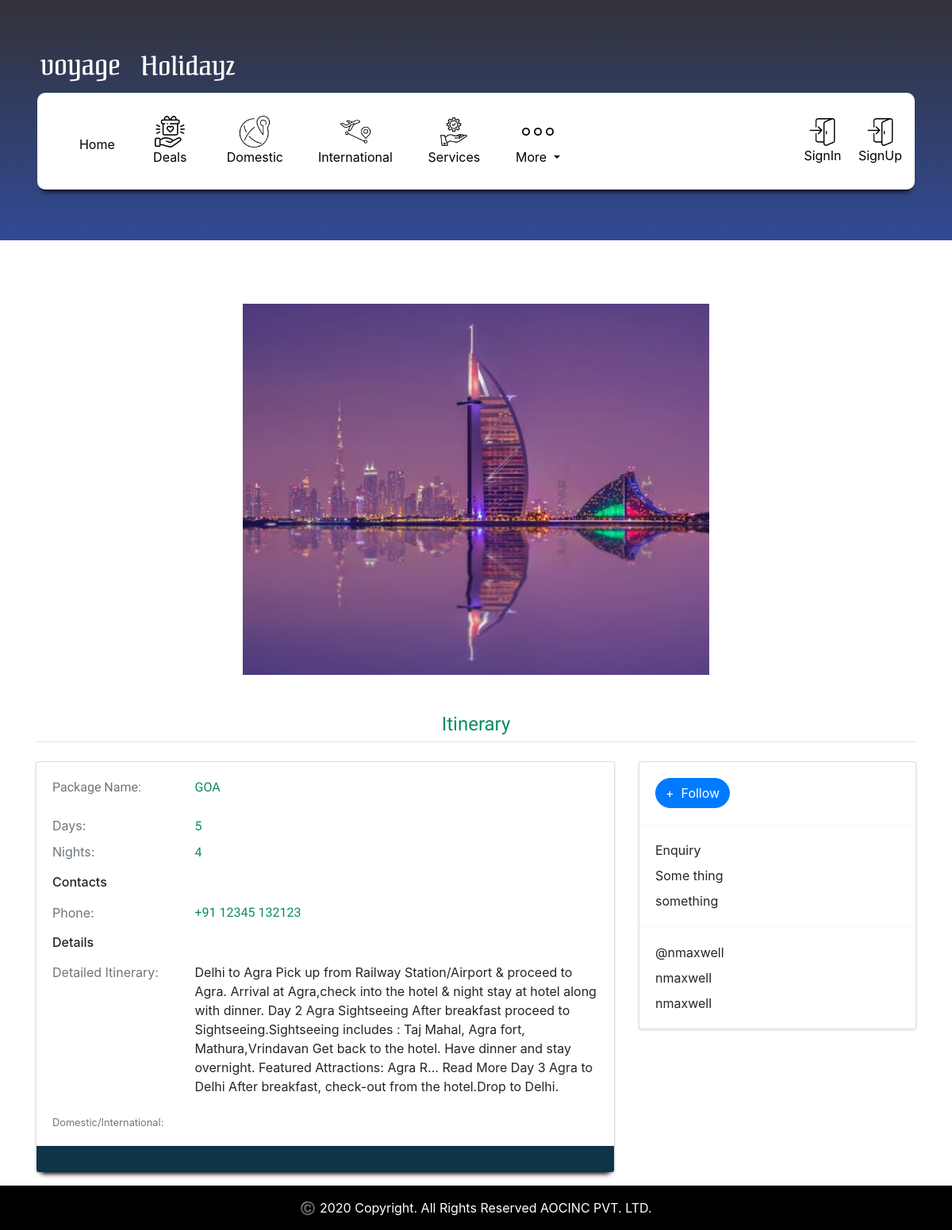
The page /All_Holidays_Package_Detail/3/ on the database its author committed.
### Holidays/models.py (models this page shows, shortened)
class Holidays_Packages_Upload(models.Model):
    Trip_Name           = models.CharField(max_length=255, blank=False)
    Days                = models.PositiveIntegerField()
    Nights              = models.PositiveIntegerField()
    Datailed_Itinerary  = models.TextField()
    Location_Image      = models.FileField(upload_to='media/HolidayPackage_Images/')
    Package             = models.CharField(max_length=59, choices = package_choice, default = '')
    uploaded_at         = models.DateTimeField(auto_now_add=True)

### Holidays/views.py (the view)
# urls.py: path('All_Holidays_Package_Detail/<int:id>/', views.All_Holidays_Package_Detail, name = 'All_Holidays_Package_Detail'),
def All_Holidays_Package_Detail(request, id = None):
    All_Holidays_Package_Data = get_object_or_404(Holidays_Packages_Upload, id = id)
    package  = All_Holidays_Package_Data.Package
    context = {
        'All_Holidays_Package_Data':All_Holidays_Package_Data,
    }
    template = 'Holidays/All_Holidays_Package_Detial.html'
    return render(request,template,context)

### Holidays/templates/Holidays/All_Holidays_Package_Detial.html (shortened to what this page needs)
<!DOCTYPE html>
{% extends 'Voyage_LandingApp/base.html' %}
{% load static %}
{% load crispy_forms_tags %}
{% block content %}
<div class="layout-content">
    <div class="container flex-grow-1 container-p-y">
      <div class="container-m-nx container-m-ny theme-bg-white mb-4">
        <div class="media col-md-10 col-lg-8 col-xl-7 py-5 mx-auto">
          <img src="{{ All_Holidays_Package_Data.Location_Image.url }}" alt="" class=" col-md-12">
        </div>
        <h4 class="text-center trip-title"> Itinerary</h4>
        <hr class="m-0">
      </div>
      <div class="row">
        <div class="col">
          <div class="card mb-4">
            <div class="card-body">
              <div class="row mb-2">
                <div class="col-md-3 text-muted trip-title">Package Name:</div>
                <div class="col-md-9">
                 <p class="trip-title"> {{All_Holidays_Package_Data.Trip_Name | upper }} </p>
                </div>
              </div>
              <div class="row mb-2">
                <div class="col-md-3 text-muted">Days:</div>
                <div class="col-md-9">
                  <a href="javascript:void(0)" class=" trip-title">{{ All_Holidays_Package_Data.Days }}</a>
                </div>
              </div>
              <div class="row mb-2">
                <div class="col-md-3 text-muted">Nights:</div>
                <div class="col-md-9">
                  <a href="javascript:void(0)" class="trip-title">{{ All_Holidays_Package_Data.Nights}}</a>
                </div>
              </div>
              <h6 class="my-3">Contacts</h6>
              <div class="row mb-2">
                <div class="col-md-3 text-muted">Phone:</div>
                <div class="col-md-9 trip-title">
                  +91 12345 132123
                </div>
              </div>
              <h6 class="my-3">Details</h6>
              <div class="row mb-2">
                <div class="col-md-3 text-muted">Detailed Itinerary:</div>
                <div class="col-md-9">
                  <p>{{ All_Holidays_Package_Data.Datailed_Itinerary }}</p>
                </div>
              </div>
              <div class="row">
                <div class="col-md-3 text-muted small">Domestic/International:</div>
                <div class="col-md-9">
                </div>
              </div>
            </div>
            <div class="card-footer text-center p-0 itinerary-footer">
              <div class="row no-gutters row-bordered row-border-light">
                <a href="javascript:void(0)" class="d-flex col flex-column text-body py-3">
                </a>
                <a href="javascript:void(0)" class="d-flex col flex-column text-body py-3">
                </a>
                <a href="javascript:void(0)" class="d-flex col flex-column text-body py-3">
                </a>
              </div>
            </div>
          </div>
        </div>
        <div class="col-xl-4">
          <div class="card mb-4">
            <div class="card-body">
              <a href="javascript:void(0)" class="btn btn-primary rounded-pill">+&nbsp; Follow</a>
              <a href="javascript:void(0)" class="btn icon-btn btn-default md-btn-flat rounded-pill">
              </a>
            </div>
            <hr class="border-light m-0">
            <div class="card-body">
              <p class="mb-2">
                 Enquiry</p>
              <p class="mb-2">
                 Some thing</p>
              <p class="mb-0">
                <a href="javascript:void(0)" class="text-body">something</a>
              </p>
            </div>
            <hr class="border-light m-0">
            <div class="card-body">
              <a href="javascript:void(0)" class="d-block text-body mb-2">
                 @nmaxwell
              </a>
              <a href="javascript:void(0)" class="d-block text-body mb-2">
                 nmaxwell
              </a>
              <a href="javascript:void(0)" class="d-block text-body mb-0">
                 nmaxwell
              </a>
            </div>
          </div>
          </div>
      </div><br><br>
{% endblock %}

### static/css/voyage_style.css (style rules this page uses)
.base-body { overflow-x: hidden !important; }
.card { border-radius: 5px; -webkit-box-shadow: 0 1px 2.94px 0.06px rgba(4,26,55,0.16); box-shadow: 0 1px 2.94px 0.06px rgba(4,26,55,0.16); border: none; margin-bottom: 30px; -webkit-transition: all 0.3s ease-in-out; transition: all 0.3s ease-in-out; }
img { vertical-align: middle; border-style: none; }
.trip-title { color:rgb(12, 139, 101); font-family: 'Volkhov', serif; }
.layout-content .itinerary-footer { background: rgb(14,52,72); background: linear-gradient(90deg, rgba(14,52,72,1) 100%, rgba(174,174,174,1) 100%); box-shadow: 0 8px 6px -6px black; }

### rows shown on the page
Holidays_Packages_Upload: Location_Image (picture), Trip_Name "GOA", Days "5", Nights "4", Datailed_Itinerary "Delhi to Agra Pick up from Railway Station/Airport & proceed to Agra. Arrival at Agra,check into the hotel & night stay at hotel along with dinner. Day 2 Agra Sightseeing After breakfast proceed to Sightseeing.Sightseeing includes : Taj Mahal, Agra fort, Mathura,Vrindavan Get back to the hotel. Have dinner and stay overnight. Featured Attractions: Agra R... Read More Day 3 Agra to Delhi After breakfast, check-out from the hotel.Drop to Delhi."
